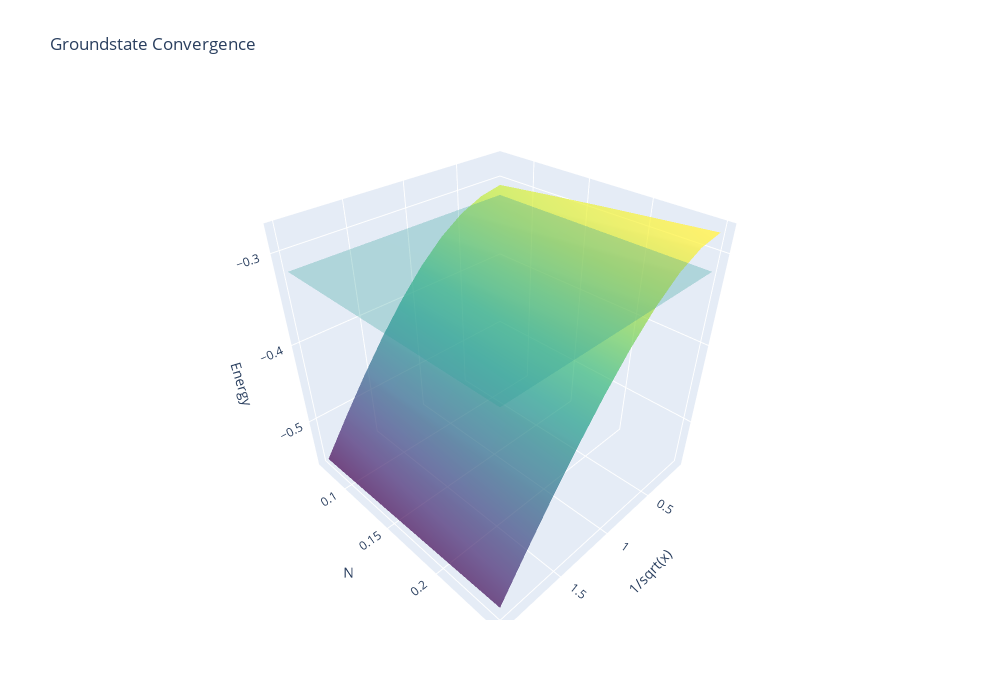

Source (notebook cell):
### Markdown cell above
# Ground State Convergence

### Code cell
x_axis, y_axis = fx(x_val), fy(qubits)

fig = go.Figure(data=[go.Surface(x=x_axis, y=y_axis, z=f0, opacity=0.7, showscale=False, colorscale='Viridis'), 
                      go.Surface(x=x_axis, y=y_axis, z=np.full([n_res, x_res], -1/np.pi), opacity=0.3, showscale=False, colorscale='Viridis')])

fig.update_layout(title='Groundstate Convergence',
                   autosize=False,
                  width=1000, height=700,
                 scene = dict(
                    xaxis_title='1/sqrt(x)',
                    yaxis_title='N',
                    zaxis_title='Energy'))
fig.show()
